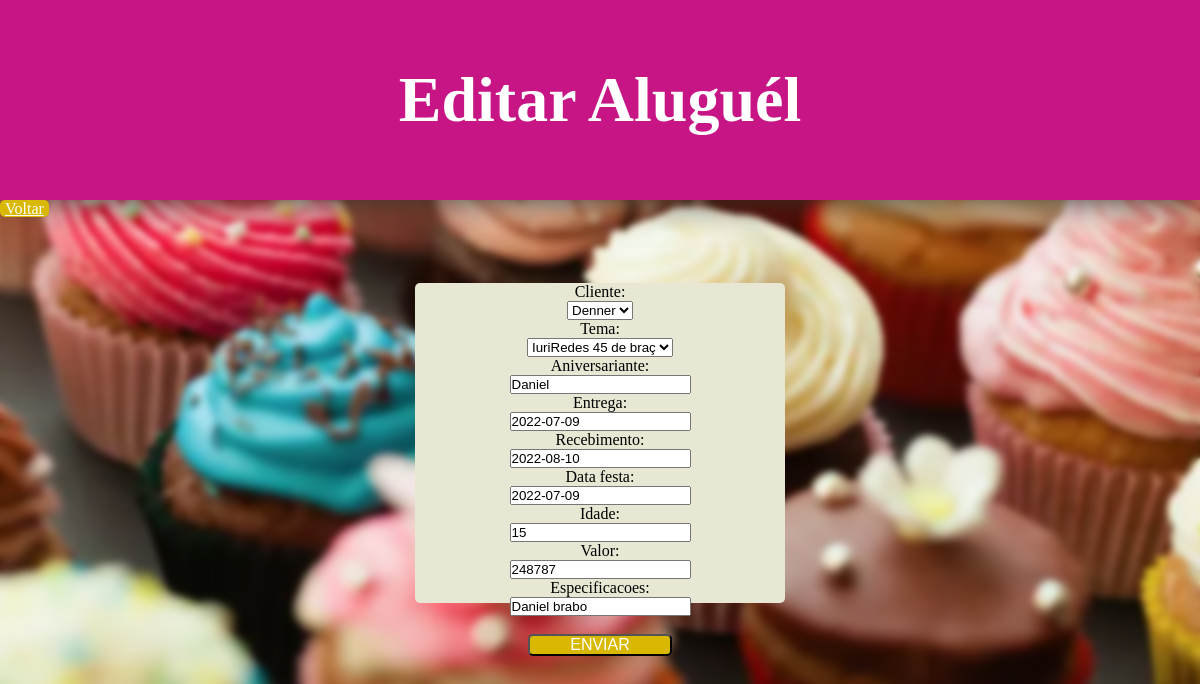
The page /editarAlu/2 on the database its author committed.
### PIDoceFestas/models.py (models this page shows, shortened)
class Aluguel(models.Model):
    valor = models.IntegerField()
    idade = models.IntegerField()
    entrega = models.DateField()
    recebimento = models.DateField()
    data_festa = models.DateField()
    especificacoes = models.CharField(max_length=500)
    aniversariante = models.CharField(max_length=100)
    tema = models.ForeignKey(Tema, on_delete=models.CASCADE)
    cliente = models.ForeignKey(Cliente, on_delete=models.CASCADE)

class Tema(models.Model):
    tema = models.CharField(max_length=20)
    def __str__(self):
        return self.tema

### PIDoceFestas/views.py (the view)
# urls.py: path('editarAlu/<int:id>', views.EditarAluguel, name="editaraluguel"),
def EditarAluguel(request, id):
    aluguel = Aluguel.objects.get(pk = id)
    formAluguel = AluguelForm(request.POST or None, instance=aluguel)
    if formAluguel.is_valid() :
        formAluguel.save()
        return redirect("tabelaAlu")
    pacote = {"formAluguel": formAluguel}
    return render(request, "EditarAluguel.html", pacote)

### PIDoceFestas/form.py
class AluguelForm(ModelForm):
    class Meta:
        model = Aluguel
        fields = ["cliente", "tema", "aniversariante", "entrega", "recebimento", "data_festa", "idade", "valor", "especificacoes"]

### PIDoceFestas/models.py (called while the page is built)
    def __str__(self):
        return self.nome

### PIDoceFestas/templates/EditarAluguel.html (shortened to what this page needs)
<html>
<head>
</head>
<body>
    <div id = header>
            <h1 style= "text-align: center">Editar Aluguél</h1>
    </div>
    <a href="{% url 'index' %}" id = "enviar">Voltar</a>
<form class="formulario" method="POST" action="?">
    {{ formAluguel }}
    <br>
    <input id="enviar" type="submit" value="ENVIAR">
</form>
</body>
</html>

### PIDoceFestas/templates/EditarAluguel.html (style rules this page uses)
* { margin:0; padding:0; }
body { background-image: url("imgs/bolo.jpg"); background-repeat: no-repeat; background-size: cover; backdrop-filter: blur(3px); }
#header { color: white; font-family: American Typewriter, serif; font-size: 200%; width: 100%; height: 25%; background-color: mediumvioletred; top: 10%; left: 50%; display: flex; align-items: center; justify-content:center; box-shadow: 0 0 1em rgb(49, 48, 44); }
form { background: #e7e7d3; border-radius: 5px; font-size: 100%; height: 40%; max-width: 100%; padding: 0 5px; width: 30%; margin-top: 3px; }
#enviar { font-size: 120%; background-color: #d8b800; border-radius: 5px; font-size: 100%; height: 40px; max-width: 200%; padding: 0 5px; width: 40%; color: #fff; cursor:pointer; }
.formulario { position: absolute; left:50%; top:55%; transform: translate(-50%,-50%); display: flex; flex-direction: column; align-items: center; }

### rows shown on the page
Aluguel: cliente "Denner", aniversariante "Daniel", entrega "2022-07-09", recebimento "2022-08-10", data_festa "2022-07-09", idade "15", valor "248787", especificacoes "Daniel brabo"
Tema: tema "IuriRedes 45 de braç"
